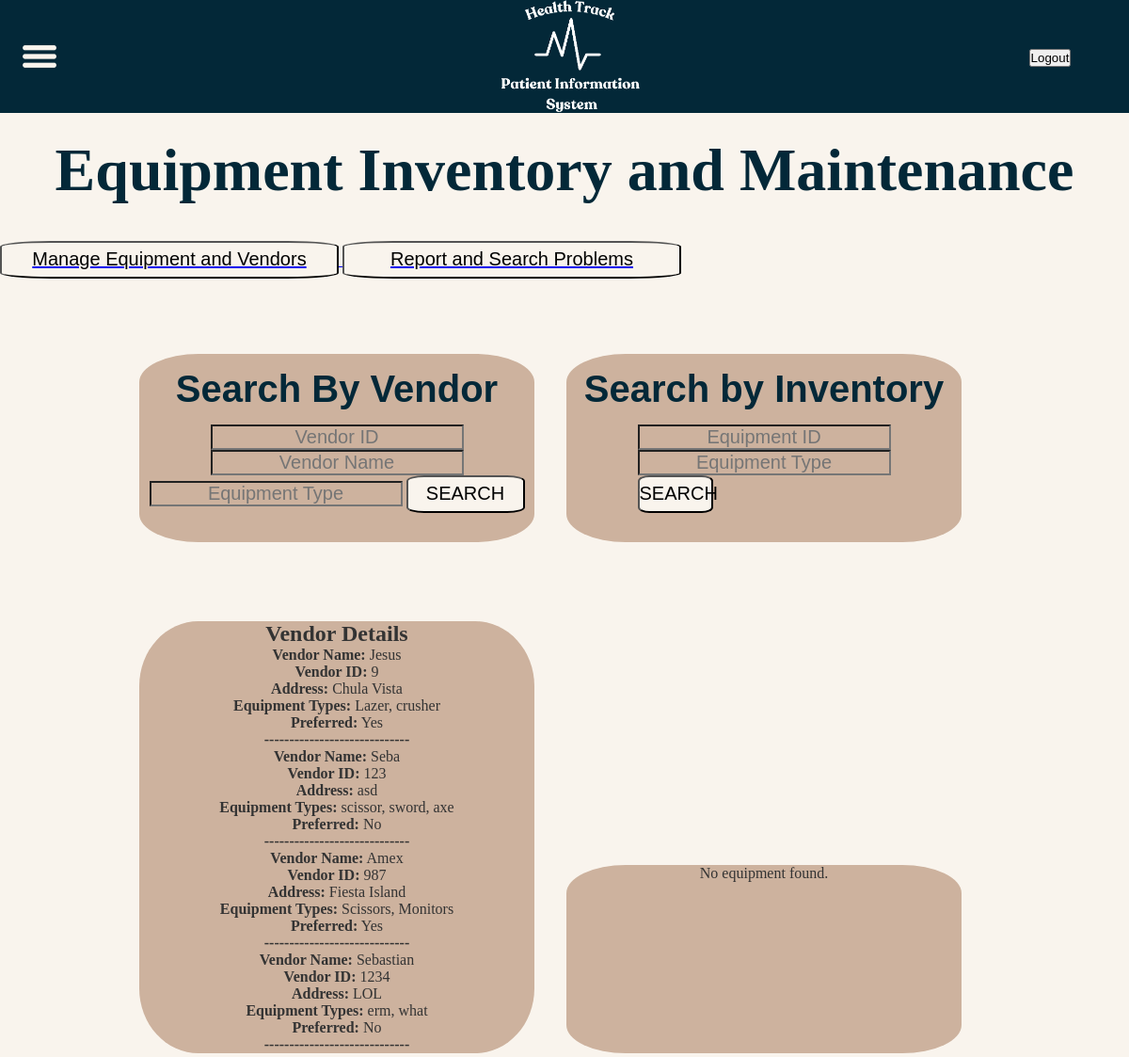
Before: /equipment/vendor/ with the older database file.
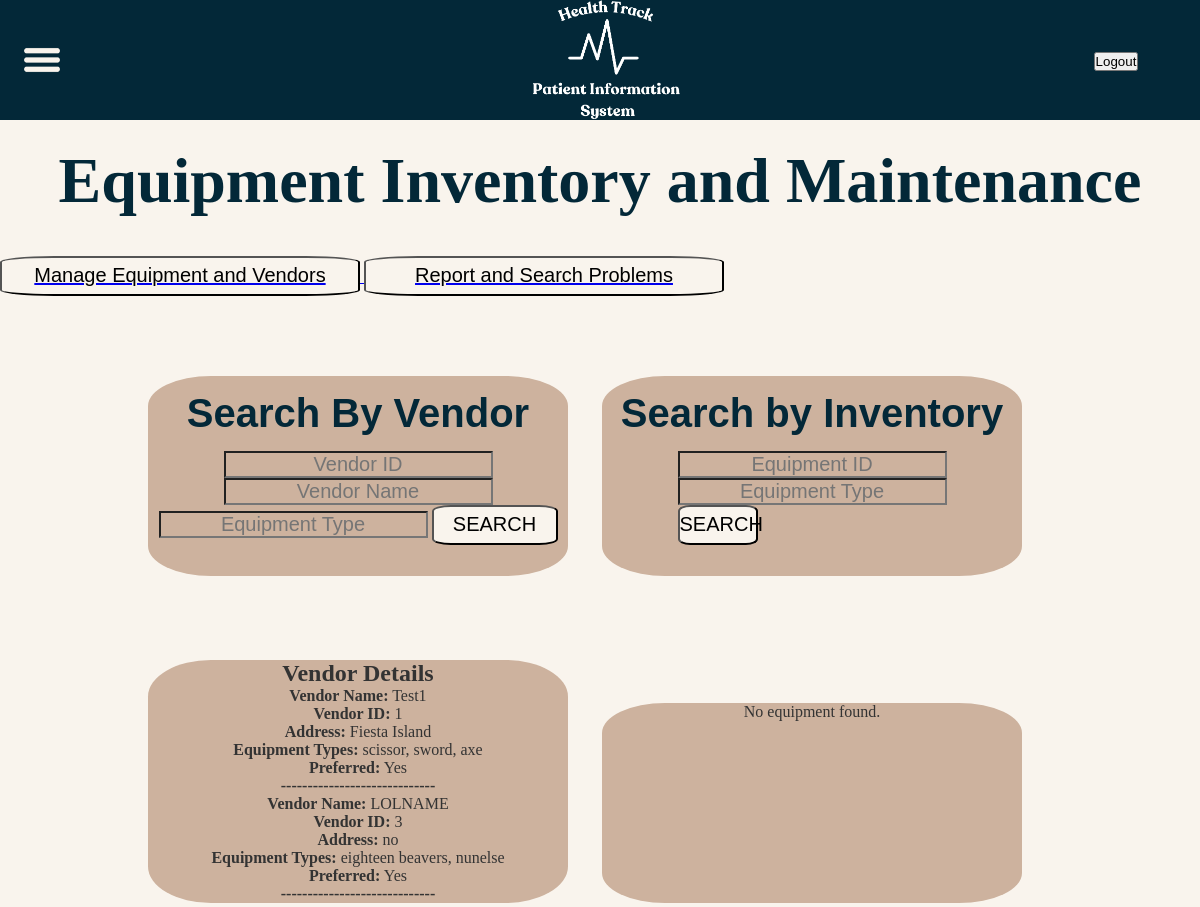
After: the same page with the newer database file.
### equipment/models.py (models this page shows, shortened)
class Vendor(models.Model):
    vendorid = models.IntegerField(db_column='VendorID', primary_key=True)
    name = models.CharField(max_length=100, unique=True)
    address = models.TextField()
    equipment_types = models.CharField(max_length=200, help_text="Comma-separated list of equipment types")
    preferred = models.BooleanField(default=False)
    class Meta:
        db_table = 'vendor'

### equipment/views.py (the view, shortened to what this page needs)
# urls.py: path('equipment/vendor/', VendorView.as_view(),name='vendor_search'),
class VendorView(View):
    def get(self, request):
        vendorid_query = request.GET.get('vendorid', '')
        name_query = request.GET.get('name', '')
        equipment_type_query = request.GET.get('equipment_type', '')  # New query parameter
        filters = {}
        if vendorid_query:
            filters['vendorid__icontains'] = vendorid_query
        if name_query:
            filters['name__icontains'] = name_query
        if equipment_type_query:
            filters['equipment_types__icontains'] = equipment_type_query  # Assuming equipment_types is a field on Vendor
        for f in filters:
            print(f"Filters: {f}")
        vendors = Vendor.objects.filter(**filters)
        if vendors.exists():
            vendor_results = []
            for vendor in vendors:
                vendor_details = {
                    'name': vendor.name,
                    'vendorid': vendor.vendorid,
                    'address': vendor.address,
                    'equipment_types': vendor.equipment_types,
                    'preferred': vendor.preferred,
                }
                vendor_results.append(vendor_details)
            context = {
                'vendor_results': vendor_results,
                'query_vendorid': vendorid_query,
                'query_name': name_query,
                'query_equipment_type': equipment_type_query,  # Pass the equipment_type to the template
            }
        return render(request, 'equipment.html', context)

### equipment/templates/equipment.html
{% extends "baseTemplate.html" %}
{% load static %}
{% block page_css %}
    <link rel="stylesheet" href="{% static 'css/equipment.css' %}">
{% endblock %}
{% block content %}
<h1 class="equipment-title">Equipment Inventory and Maintenance</h1>
<a href="{% url 'manage_page' %}">
    <button class="type-button">Manage Equipment and Vendors</button>
</a>
<a href="{% url 'problems_page' %}">
    <button class="type-button">Report and Search Problems</button>
</a>
</div>
<div class="search-parent">
    <div class="vendor-background">
        <div class="vendor-title">Search By Vendor</div>
        <div class="vendor-input">
            <form method="GET" action="{% url 'vendor_search' %}">
                <input class="vendor-id" type="text" name="vendorid" placeholder="Vendor ID" value="{{ query_vendorid }}">
                <input class="vendor-name" type="text" name="name" placeholder="Vendor Name" value="{{ query_name }}">
                <input class="vendor-name" type="text" name="equipment_type" placeholder="Equipment Type" value="{{ query_equipment_type }}">
                <button class="vendor-button">SEARCH</button>
            </form>
        </div>
    </div>
    <div class="inventory-background">
        <div class="inventory-title">Search by Inventory</div>
        <div class="inventory-interact">
            <form method="GET" action="{% url 'equipment' %}">
                <input class="inventory-id" type="text" name="equipmentid" placeholder="Equipment ID" value="{{ query_id }}">
                <input class="inventory-id" type="text" name="type" placeholder="Equipment Type" value="{{ query_type }}">
                <button class="inventory-button">SEARCH</button>
            </form>
        </div>
    </div>
</div>
<div class="search-parent">
    <div class="inventory-background">
        {% if vendor_results %}
            <h2>Vendor Details</h2>
            <ul>
                {% for vendor in vendor_results %}
                    <li>
                        <p><strong>Vendor Name:</strong> {{ vendor.name }}</p>
                        <p><strong>Vendor ID:</strong> {{ vendor.vendorid }}</p>
                        <p><strong>Address:</strong> {{ vendor.address }}</p>
                        <p><strong>Equipment Types:</strong> {{ vendor.equipment_types }}</p>
                        <p><strong>Preferred:</strong> {{ vendor.preferred|yesno:"Yes,No" }}</p>
                        <p><strong>-----------------------------</strong></p>
                    </li>
                {% endfor %}
            </ul>
        {% else %}
            {% if query_vendorid or query_name or query_equipment_type %}
                <p>No vendors found matching the criteria.</p>
            {% endif %}
        {% endif %}
    </div>
    <div class="inventory-background">
        {% if equipment_results %}
            <h2>Equipment Details</h2>
            <ul>
                {% for item in equipment_results %}
                    <li>
                        <p><strong>Equipment ID:</strong> {{ item.equipmentid }}</p>
                        <p><strong>Type:</strong> {{ item.type }}</p>
                        <p><strong>Description:</strong> {{ item.description }}</p>
                        <p><strong>Department:</strong> {{ item.departmentleased }}</p>
                        <p><strong>Owned/Leased:</strong> {{ item.owned_lease }}</p>
                        {% if item.purchasedate %}
                            <p><strong>Purchase Date:</strong> {{ item.purchasedate }}</p>
                        {% endif %}
                        {% if item.warenty_info %}
                            <p><strong>Warranty Info:</strong> {{ item.warenty_info }}</p>
                        {% endif %}
                        {% if item.lease_start %}
                            <p><strong>Lease Start:</strong> {{ item.lease_start }}</p>
                            <p><strong>Lease End:</strong> {{ item.lease_end }}</p>
                            <p><strong>Leasing Vendor:</strong> {{ item.vendor }}</p>
                        {% endif %}
                        <p><strong>-----------------------------</strong></p>
                    </li>
                {% endfor %}
            </ul>
        {% else %}
            <p>No equipment found.</p>
        {% endif %}
    </div>
</div>
{% endblock %}

### djangoProject/templates/baseTemplate.html (shortened to what this page needs)
{% load static %}
<!DOCTYPE html>
<html lang="en">
<head>
    <link rel="stylesheet" href="{% static 'css/template.css' %}">
    {% block page_css %}{% endblock %}
    <link rel="stylesheet" href="https://use.typekit.net/ezv3bxp.css">
</head>
<body>
    <header class="header">
    <img class="menu-toggle" id="menu-toggle" src="{% static 'img/menu.png' %}">
     <img class = "logo"  src= "{% static 'img/logo.png' %}">
     <div class="accountMenu">
     <form method="post" action="{% url 'logout' %}">
        <button class='logout' type="submit">Logout</button>
    </form>
    </div>
    </header>
    <div class="main-page">
        <main>
            {% block content %}{% endblock %}
</body>
</html>

### djangoProject/static/css/template.css (style rules this page uses)
* { margin: 0; padding: 0; box-sizing: border-box; }
body { font-family: "source-serif-pro", serif; font-weight: 400; font-style: normal; background-color: #f9f4ed; color: #333; }
.header { display: flex; background-color: #032838; width: 100vw; height: 15vh; margin-bottom: 3vh; align-items: center; justify-content: space-between; }
.logo { max-height: 100%; justify-self: center; }
.accountMenu { display: flex; align-items: center; flex-direction: column; height: 3vw; width: 10vw; margin-right: 2vw; color:#f9f4ed; font-weight: bold; }
.logout { margin-top: 10px; }
.menu-toggle { cursor: pointer; height: 3vw; width: 3vw; margin-left: 2vw; margin-right: 8vw; align-self: center; }

### equipment/static/css/equipment.css (style rules this page uses)
.equipment-title { color:#032838; font-size: 64px; text-align: center; margin-bottom: 1cm; }
.type-button { display: inline; font-size: 20px; border-radius: 15%; outline-width: medium; background-color: #f9f4ed; min-height: 5vh; width: 30%; }
.search-parent { margin: auto; text-align: center; }
.vendor-background { margin-right: 30px; display: inline-block; background-color: #CDB29E; min-height: 25vh; width: 35vw; box-sizing: border-box; overflow: hidden; border-radius: 15%; margin-top: 10vh; }
.inventory-background { margin-right: 30px; display: inline-block; background-color: #CDB29E; min-height: 25vh; width: 35vw; box-sizing: border-box; overflow: hidden; border-radius: 15%; margin-top: 10vh; }
.vendor-title, .inventory-title { margin-top: 15px; margin-bottom: 15px; text-align: center; font-size: 40px; font-weight: bold; font-family: Arial, sans-serif; color: #032838; }
.vendor-input { text-align: center; margin-bottom: 15px; }
.vendor-id { text-align: center; font-size: 20px; color: #000000; background-color: transparent; display: inline-block; overflow: hidden; }
.vendor-name { font-size: 20px; text-align: center; color: #000000; background-color: transparent; display: inline-block; overflow: hidden; }
.inventory-interact { display: flex; flex-direction: column; align-items: center; gap: 15px; justify-content: center; }
.inventory-id { text-align: center; font-size: 20px; color: #000000; background-color: transparent; display: flex; overflow: hidden; }
.inventory-button { display: block; font-size: 20px; border-radius: 15%; outline-width: medium; background-color: #f9f4ed; min-height: 5vh; width: 30%; }
.vendor-button { font-size: 20px; border-radius: 15%; outline-width: medium; background-color: #f9f4ed; min-height: 5vh; width: 30%; }

Changed rows visible on the page:
removed Vendor: name "Jesus", address "Chula Vista", equipment_types "Lazer, crusher"
removed Vendor: name "Seba", address "asd", equipment_types "scissor, sword, axe"
removed Vendor: name "Amex", address "Fiesta Island", equipment_types "Scissors, Monitors"
removed Vendor: name "Sebastian", address "LOL", equipment_types "erm, what"
added Vendor: name "Test1", address "Fiesta Island", equipment_types "scissor, sword, axe"
added Vendor: name "LOLNAME", address "no", equipment_types "eighteen beavers, nunelse"
Other visible differences:
new list line: "Vendor Name: Vendor ID: 1 Address: Equipment Types: Preferred: Yes -----------------------------"
new list line: "Vendor Name: Vendor ID: 3 Address: Equipment Types: Preferred: Yes -----------------------------"
list line gone: "Vendor Name: Vendor ID: 9 Address: Equipment Types: Preferred: Yes -----------------------------"
list line gone: "Vendor Name: Vendor ID: 123 Address: Equipment Types: Preferred: No -----------------------------"
list line gone: "Vendor Name: Vendor ID: 987 Address: Equipment Types: Preferred: Yes -----------------------------"
list line gone: "Vendor Name: Vendor ID: 1234 Address: Equipment Types: Preferred: No -----------------------------"
